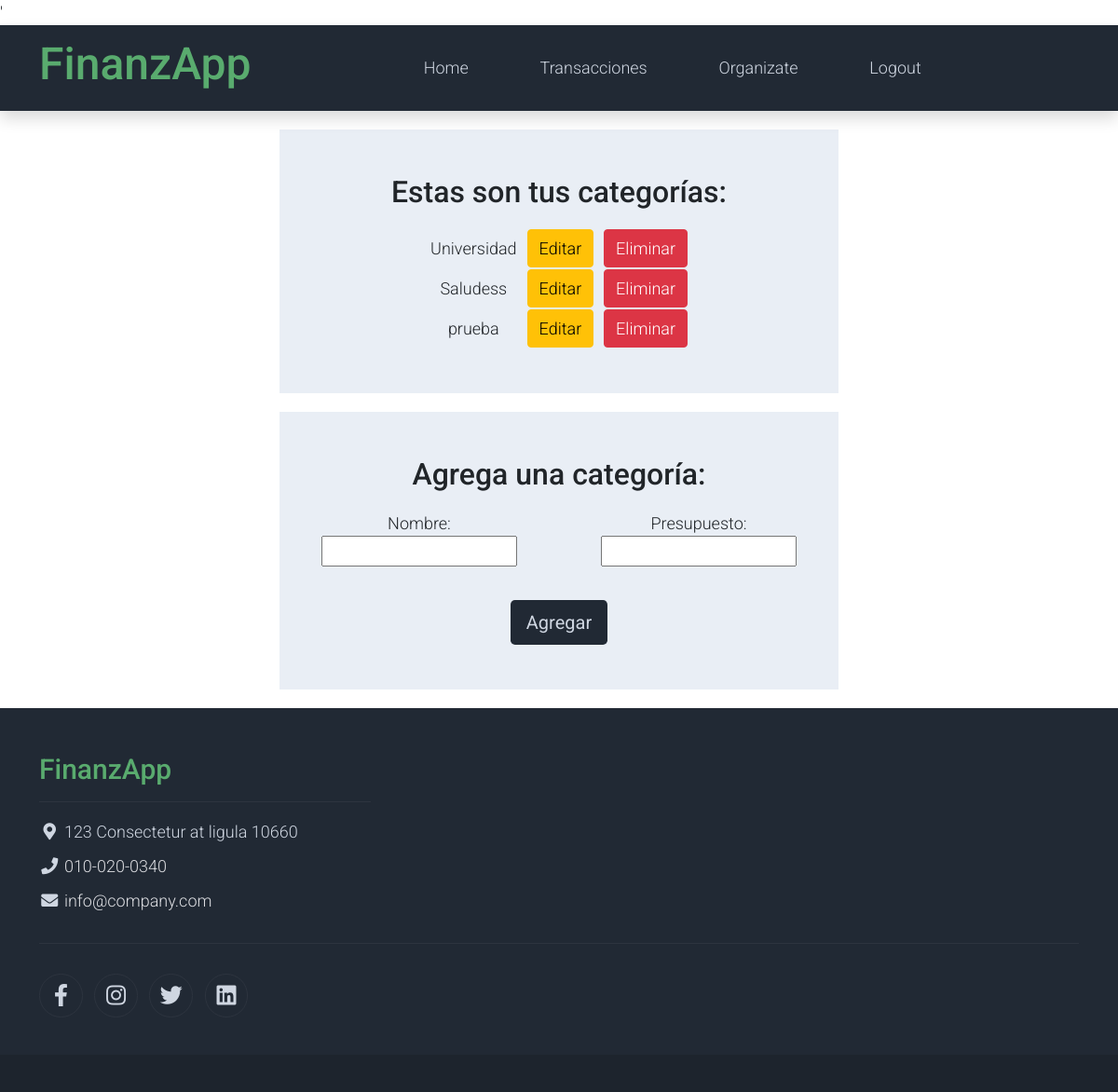
Page /organiza_tus_finanzas/ (signed in) on the committed database.
### finanzapp/models.py (models this page shows)
class Category(models.Model):
    name = models.CharField(max_length=100)
    budget = models.FloatField(blank=True)
    user = models.ForeignKey(User, on_delete=models.CASCADE, related_name="categories", null=True)

### finanzapp/views.py (the view)
# urls.py: path('organiza_tus_finanzas/', organize_fin, name='organiza_finanzas'),
def organize_fin(request):
    if request.user.is_authenticated:
        if request.method == 'POST':
            name = request.POST['name']
            budget = request.POST['budget']
            category = Category.objects.create(name=name, budget=budget, user=request.user)
            category.save()
            return redirect('organiza_finanzas')
        else:
            categories = Category.objects.filter(user = request.user)
            return render(request, 'organiza_finanzas.html', {'categories': categories})
    else:
        return render(request, 'login.html', {'error_message': 'Nombre de usuario o contraseña incorrectos'})

### finanzapp/templates/organiza_finanzas.html (shortened to what this page needs)
{% extends 'base.html' %}
{% block content %}
<div class="col-md-6 m-auto text-center">
    <div class="container-fluid bg-light py-5">
    <h2>Estas son tus categorías:</h2>
        <table class="col-md-6 m-auto text-center">
            {% for category in categories %}
            {% if category.name != "ninguna" %}
            <tr>
                <td>{{ category.name }}</td>
                <td><a class="btn btn-warning" href="/editCat/{{ category.id }}">Editar</a></td>
                <td><a class="btn btn-danger" href="/eliminarCat/{{ category.id }}">Eliminar</a></td>
            </tr>
            {% endif %}
            {% endfor %}
        </table>
    </div>
    <div class="container-fluid bg-light py-5">
        <h2>Agrega una categoría:</h2>
        <form method="post">
            <div class="row">
                <div class="form-group col-md-6 mb-3">
                    <label for="name">Nombre:</label>
                    <div class="another-custom-class">
                        <input type="text" name="name" required>
                    </div>
                </div>
                <div class="form-group col-md-6 mb-3">
                    <label for="budget">Presupuesto:</label>
                    <div class="another-custom-class">
                        <input type="number" name="budget" required>
                    </div>
                </div>
            </div>
            <button type="submit" class="btn bg-dark btn-lg px-3 text-light">Agregar</button>
        </form>
    </div>
</div>
{% endblock %}

### finanzapp_proj/static/css/templatemo.css (style rules this page uses)
body, ul, li, p, a, label, input, div { font-family: 'Roboto', sans-serif; font-size: 18px !important; font-weight: 300 !important; }
.text-light { color: #cfd6e1 !important; }
.bg-dark { background-color: #212934 !important; }
.bg-light { background-color: #e9eef5 !important; }

### rows in the picture
Category: name "Universidad"
Category: name "Saludess"
Category: name "prueba"
